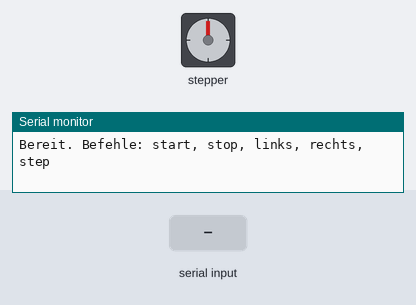
This program was run on a simulated Arduino Uno, built with avr-gcc and run on an emulated ATmega328P. On the bench: stepper motor, the last lines printed to the serial monitor. Wiring (inferred from the names in the program): stepper motor driver (200 steps per turn assumed): step pin 4; direction pin 7; enable pin 8. The inputs (shaded band) are chosen by the test bench.

Above: at 1.2 s.
1.3 s: "start\n" received over Serial
At 1.76 s:
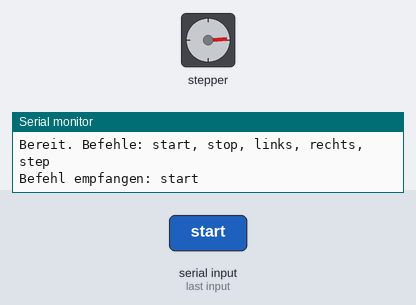
At 2.36 s:
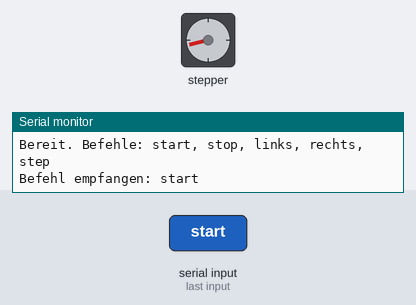
4.3 s: "links\n" received over Serial
7.3 s: "rechts\n" received over Serial
10.3 s: "stop\n" received over Serial
11.8 s: "start\n" received over Serial
At 11.96 s:
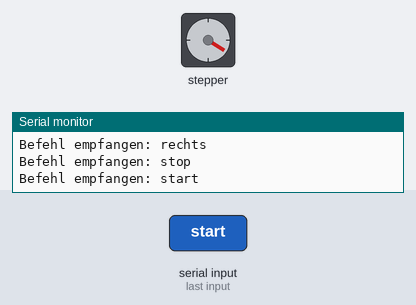
Timing chart, 0 to 15.8 s (numbered marks = the images above; inputs shaded):
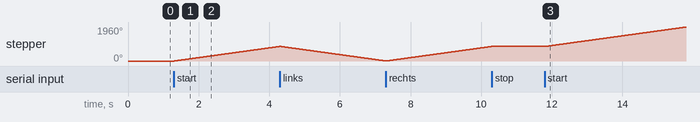

Measured:
- after the input at 1.3 s, stepper: keeps turning clockwise at about 281°/s, starting at once
- after the input at 11.8 s, stepper: keeps turning clockwise at about 281°/s, starting at once

The program:

main.cpp
```cpp
#include <Arduino.h>

#define STEP_PIN 4
#define DIR_PIN 7
#define EN_PIN 8

String command;
bool motorOn = false;
bool direction = true; // true = rechts, false = links

// Funktion zuerst definieren
void stepOnce() {
    digitalWrite(STEP_PIN, HIGH);
    delayMicroseconds(3200); // Wert vergrößert, um die Geschwindigkeit auf ca. 25% zu verringern
    digitalWrite(STEP_PIN, LOW);
    delayMicroseconds(3200); // Wert vergrößert
}

void setup() {
    Serial.begin(9600);
    pinMode(STEP_PIN, OUTPUT);
    pinMode(DIR_PIN, OUTPUT);
    pinMode(EN_PIN, OUTPUT);

    digitalWrite(EN_PIN, LOW); // Motor aktivieren
    digitalWrite(DIR_PIN, direction ? HIGH : LOW);
    Serial.println("Bereit. Befehle: start, stop, links, rechts, step");
}

void loop() {
    if (Serial.available()) {
        command = Serial.readStringUntil('\n');
        command.trim();

        if (command == "start") {
            motorOn = true;
        } else if (command == "stop") {
            motorOn = false;
        } else if (command == "links") {
            direction = false;
            digitalWrite(DIR_PIN, LOW);
        } else if (command == "rechts") {
            direction = true;
            digitalWrite(DIR_PIN, HIGH);
        } else if (command == "step") {
            stepOnce();
        }

        Serial.println("Befehl empfangen: " + command);
    }

    if (motorOn) {
        stepOnce();
    }
}
```
